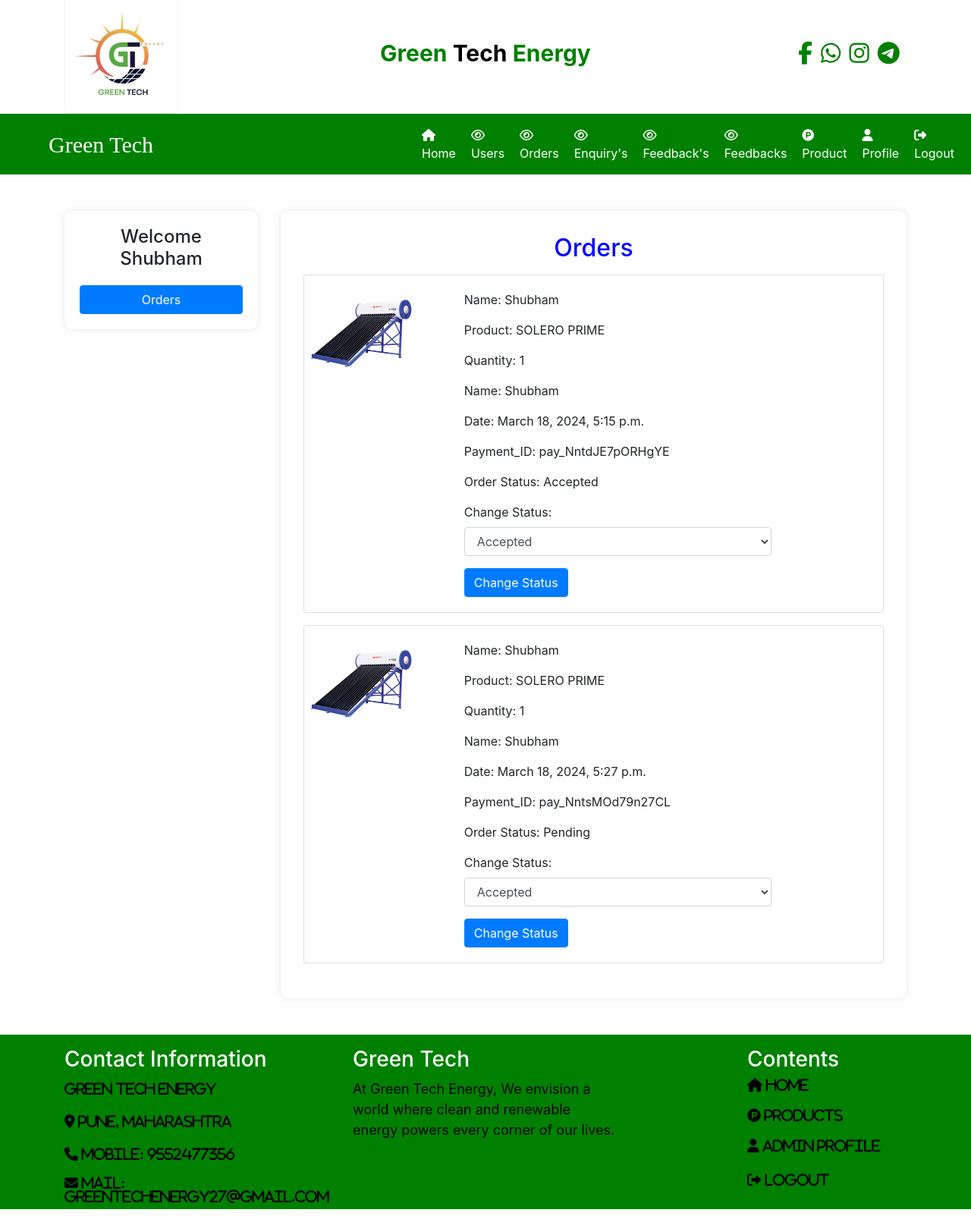
/admin_view_order (signed in), run on an earlier commit of the app's database.
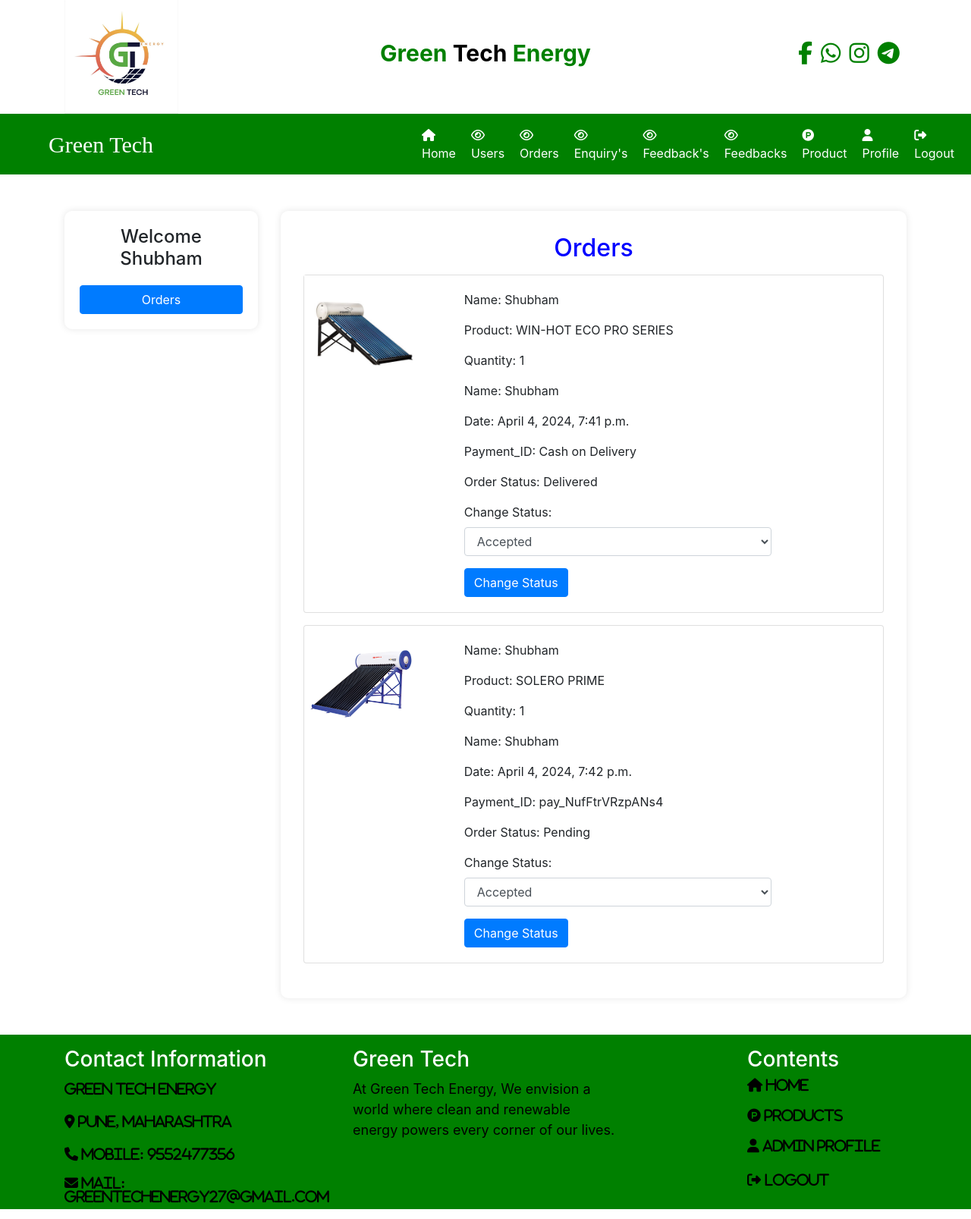
And on a later commit of the database.
### core/models.py (models this page shows, shortened)
class OrderPlaced(models.Model):
    user = models.ForeignKey(User, on_delete=models.CASCADE)
    customer = models.ForeignKey(CustomerLogin, on_delete=models.CASCADE)
    product = models.ForeignKey(Product, on_delete=models.CASCADE)
    quantity = models.IntegerField()
    payment_id = models.CharField(max_length=100)
    ordered_date = models.DateTimeField(auto_now_add=True)
    status = models.CharField(max_length=50, choices=STATUS_CHOICES, default='Pending')

class Product(models.Model):
    name = models.CharField(max_length=100)
    price = models.DecimalField(max_digits=10, decimal_places=2)
    rating = models.IntegerField(choices=[(i, i) for i in range(1, 6)])
    description = models.TextField()
    category = models.CharField(max_length=100)
    quantity = models.CharField(max_length=10, null=True)
    product_image = models.ImageField(upload_to='product_images/')

### core/views.py (the view)
# urls.py: path('admin_view_order', admin_view_order, name="admin_view_order"),
def admin_view_order(request):
    if not request.user.is_authenticated:
        return redirect('admin_login')
    data = OrderPlaced.objects.all()
    d = {'data': data}
    return render(request, 'admin_view_order.html', d)

### core/templates/admin_view_order.html (shortened to what this page needs)
{% extends 'admin_home.html' %}
{% block main-content %}
  <div class="container my-5">
    <div class="row">
        <div class="col-md-3">
            <div class="nav-sidebar" style="background-color: #fff;
        border-radius: 10px;
        box-shadow: 0px 0px 10px 0px rgba(0,0,0,0.1);
        padding: 20px;">
                <div class="text-center">
                    <h3 style="font-size: 24px;
            margin-bottom: 20px;">Welcome <span class="text-capitalize">{{ request.user }}</span></h3>
                </div>
                <a href="{% url 'new_address' %}" class="btn btn-primary btn-block">Orders</a>
            </div>
        </div>
        <div class="col-md-9">
    <div class="form-container" style="background-color: #fff;
        border-radius: 10px;
        box-shadow: 0px 0px 10px 0px rgba(0,0,0,0.1);
        padding: 30px;">
        <h2 class="text-center mb-3" style="color: blue;">Orders</h2>
        <div class="row">
            {% for i in data %}
            <div class="col-sm-12 mb-3">
                <div class="card address-card">
                    <div class="row no-gutters">
                        <div class="col-md-3">
                            <img src="{{i.product.product_image.url}}" alt="" srcset="" class="img-fluid" height="150" width="150">
                        </div>
                        <div class="col-md-7">
                            <div class="card-body">
                                <p>Name: {{i.user.first_name}}</p>
                                <p>Product: {{i.product.name}}</p>
                                <p>Quantity: {{i.quantity}}</p>
                                <p>Name: {{i.user.first_name}}</p>
                                <p>Date: {{i.ordered_date}}</p>
                                <p>Payment_ID: {{i.payment_id}}</p>
                                <p>Order Status: {{i.status}}</p>
                                <form action="{% url 'change_status' i.id %}" method="post">
    <div class="form-group">
        <label for="new_status">Change Status:</label>
        <select class="form-control" id="new_status" name="new_status">
            <option value="Accepted">Accepted</option>
        </select>
    </div>
    <button type="submit" class="btn btn-primary">Change Status</button>
</form>
                            </div>
                        </div>
                    </div>
                </div>
            </div>
            {% endfor %}
        </div>
    </div>
</div>
    </div></div>
{% endblock main-content %}

### core/templates/admin_home.html (shortened to what this page needs)
<!doctype html>
{% load static %}
<html lang="en">
  <head>
  <link rel="stylesheet" href="https://cdn.jsdelivr.net/npm/bootstrap@4.6.2/dist/css/bootstrap.min.css">
<link rel="stylesheet" href="https://cdnjs.cloudflare.com/ajax/libs/font-awesome/4.7.0/css/font-awesome.min.css">
</head>
<body>
<div class="container">
    <div class="row">
        <div class="col-sm-3">
            <img src="{% static 'images/logo.jpg' %}" style="width:150px;height=150px">
        </div>
        <div class="col-sm-6 mt-5 text-center">
            <span style="font-weight:bold; font-size:30px">
                <span style="color:green">Green</span>
                <span style="color:Black">Tech</span>
                <span style="color:green">Energy</span>
            </span>
        </div>
         <div class="col-sm-3 mt-5 text-center" style="padding-left:10%">
            <span style="font-weight:bold; font-size:30px">
                <span><a href="https://www.facebook.com" style="color:green"><i class="fa fa-facebook pl-1"></i></a></span>
                <span><a href="https://www.whatsapp.com" style="color:green"><i class="fa fa-whatsapp pl-1"></i></a></span>
                <span><a href="https://www.instagram.com" style="color:green"><i class="fa fa-instagram pl-1"></i></a></span>
                <span><a href="https://www.telegram.org" style="color:green"><i class="fa fa-telegram pl-1"></i></a></span>
            </span>
        </div>
    </div>
</div>
<nav class="navbar navbar-expand-sm" style="background-color: green">
    <a class="navbar-brand text-white pl-5 font-weight:bold" style="font-family:'Monotype Corsiva';font-size:30px">Green Tech</a>
    <ul class="navbar-nav">
 <li class="nav-item">
        <a class="nav-link" href="{% url 'admin_index' %}" style="margin-left:330px"><i class="fa fa-home mr-1"></i>Home</a>
    </li>
    </ul>
    <div class="collapse navbar-collapse" id="navbarSupportedContent">
    <ul class="navbar-nav mr-auto">
        <li class="nav-item">
            <a class="nav-link" href="{% url 'admin_view_user' %}"><i class="fa fa-eye mr-1"></i>Users</a>
        </li>
         <li class="nav-item">
        <a class="nav-link" href="{% url 'admin_view_order' %}"><i class="fa fa-eye mr-1"></i>Orders</a>
      </li>
      <li class="nav-item">
        <a class="nav-link" href="{% url 'admin_view_enquiry' %}"><i class="fa fa-eye mr-1"></i>Enquiry's</a>
      </li>
        <li class="nav-item">
        <a class="nav-link" href="{% url 'view_feedback' %}"><i class="fa fa-eye mr-1"></i>Feedback's</a>
      </li>
         <li class="nav-item">
        <a class="nav-link" href="{% url 'admin_view_enquiry' %}"><i class="fa fa-eye mr-1"></i>Feedbacks</a>
      </li>
        <li class="nav-item">
        <a class="nav-link" href="{% url 'admin_view_product' %}"><i class="fa fa-product-hunt mr-1"></i>Product</a>
      </li>
        <li class="nav-item">
        <a class="nav-link" href="{% url 'admin_profile' %}"><i class="fa fa-user mr-1"></i>Profile</a>
      </li>
        <li class="nav-item">
        <a class="nav-link" href="{% url 'Logout' %}"><i class="fa fa-sign-out mr-1"></i>Logout</a>
      </li>
    </ul>
  </div>
</nav>
    {% block main-content %} {% endblock main-content %}
<footer class="mt-3" style="background-color:green; width:100%; height:230px">
<div class="container">
    <div class="row">
        <div class="col-md-4 mt-3">
            <h3 class="text-white">
                Contact Information
            </h3>
            <p style="color:Black; font-size:18px"><i class="fa fa-name "> Green Tech Energy </i></p>
            <p style="color:Black; font-size:18px"><i class="fa fa-map-marker"> Pune, Maharashtra</i></p>
            <p style="color:Black; font-size:18px"><i class="fa fa-phone "> Mobile: 9552477356</i></p>
            <p style="color:Black; font-size:18px"><i class="fa fa-envelope "> Mail: greentechenergy27@gmail.com</i></p>
        </div>
        <div class="col-md-4 mt-3">
            <h3 class="text-white">Green Tech</h3>
            <p style="color:Black; font-size:18px">At Green Tech Energy, We envision a world where clean and renewable energy powers every corner of our lives.</p>
        </div>
         <div class="col-md-4 mt-3">
            <h3 class="text-white" style="margin-left:40%">Contents</h3>
            <p style="color:yellow; font-size:18px">
                <a href="{% url 'admin_index' %}" style="color:black; margin-left:40%" class="fa fa-home mr-1"> Home <br><br> </a>
                <a href="{% url 'admin_view_product' %}" style="color:black; margin-left:40%" class="fa fa-product-hunt mr-1"> Products <br><br> </a>
                <a href="{% url 'admin_profile' %}" style="color:black; margin-left:40%" class="fa fa-user mr-1"> Admin Profile <br><br> </a>
                <a href="{% url 'Logout' %}" style="color:black; margin-left:40%" class="fa fa-sign-out mr-1"> Logout <br> </a>
             </p>
        </div>
    </div>
</div>
</footer>

### core/templates/admin_home.html (style rules this page uses)
.nav-link { color:white !important; margin-right:4px; }

What changed in the data, as far as the page shows it:
removed OrderPlaced: product.product_image (picture), user.first_name "Shubham", product.name "SOLERO PRIME", quantity "1", ordered_date "March 18, 2024, 5:15 p.m.", payment_id "pay_NntdJE7pORHgYE", status "Accepted"
removed OrderPlaced: product.product_image (picture), user.first_name "Shubham", product.name "SOLERO PRIME", quantity "1", ordered_date "March 18, 2024, 5:27 p.m.", payment_id "pay_NntsMOd79n27CL", status "Pending"
added OrderPlaced: product.product_image (picture), user.first_name "Shubham", product.name "WIN-HOT ECO PRO SERIES", quantity "1", ordered_date "April 4, 2024, 7:41 p.m.", payment_id "Cash on Delivery", status "Delivered"
added OrderPlaced: product.product_image (picture), user.first_name "Shubham", product.name "SOLERO PRIME", quantity "1", ordered_date "April 4, 2024, 7:42 p.m.", payment_id "pay_NufFtrVRzpANs4", status "Pending"
